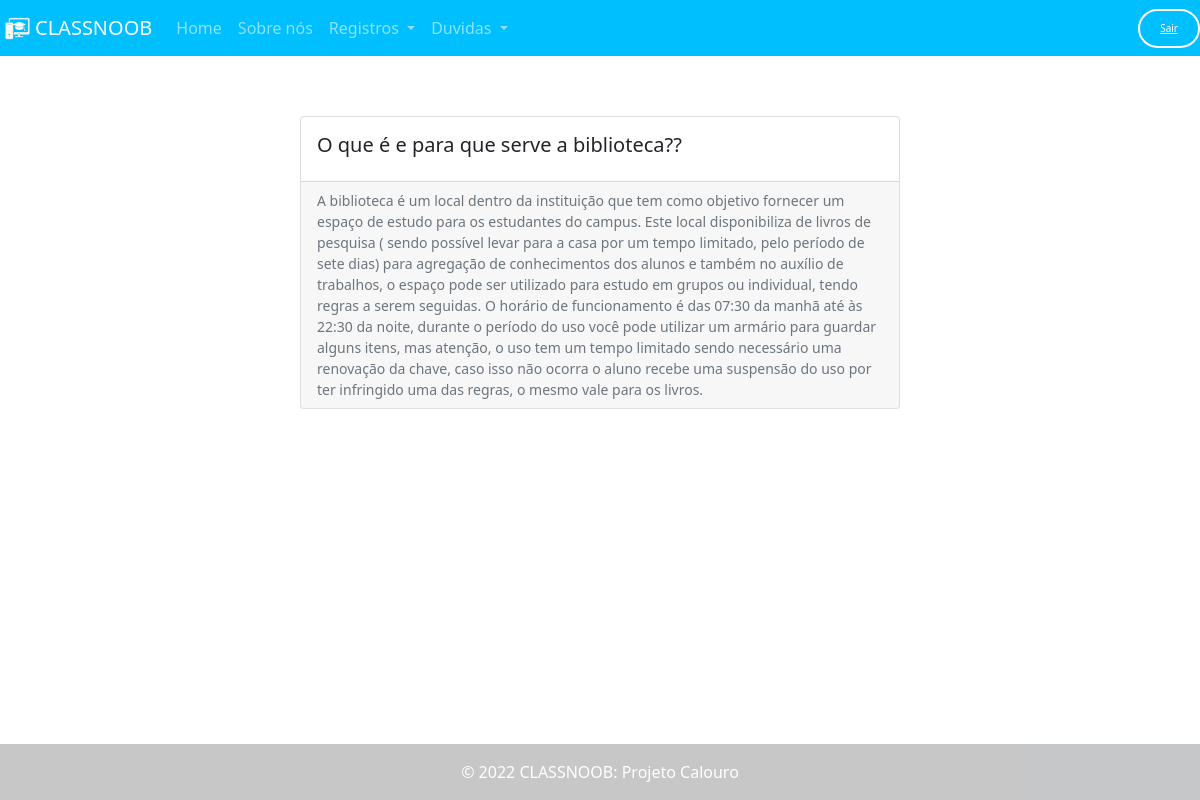
The page /aparecer/16 on the database its author committed.
### plataforma/models.py (models this page shows, shortened)
class Link(models.Model):
    titulo = models.CharField(max_length=50)
    descricao = models.TextField()
    data_criacao = models.DateField(auto_now_add=True)
    arquivo = models.FileField(upload_to='uploads/', default="",blank=True)

### plataforma/views.py (the view)
# urls.py: path('aparecer/<int:id>', views.Link_Views, name="Link_Views"),
def Link_Views(request, id):
    links = get_object_or_404(Link, pk=id)
    return render(request, 'views.html', {'links': links})

### plataforma/templates/views.html (shortened to what this page needs)
{% extends 'base.html' %}
{% load static %}
{% load crispy_forms_tags %}
{%block 'head'%}
    <link rel="stylesheet" href="{% static 'plataforma/css/views.css'%}">
{%endblock%}
{% block 'body' %}
<div class="card-group col-6" style="margin-left:25%; margin-top: 5%;">
  <div class="card">
    <div class="card-body">
      <h5 class="card-title">{{links.titulo}}</h5>
    </div>
    <div class="card-footer">
      <small class="text-muted">{{links.descricao}}</small>
    </div>
  </div>
  </div>
{%endblock%}

### rows shown on the page
Link: titulo "O que é e para que serve a biblioteca??", descricao "A biblioteca é um local dentro da instituição que tem como objetivo fornecer um espaço de estudo para os estudantes do campus. Este local disponibiliza de livros de pesquisa ( sendo possível levar para a casa por um tempo limitado, pelo período de sete dias) para agregação de conhecimentos dos alunos e também no auxílio de trabalhos, o espaço pode ser utilizado para estudo em grupos ou individual, tendo regras a serem seguidas. O horário de funcionamento é das 07:30 da manhã até às 22:30 da noite, durante o período do uso você pode utilizar um armário para guardar alguns itens, mas atenção, o uso tem um tempo limitado sendo necessário uma renovação da chave, caso isso não ocorra o aluno…"
